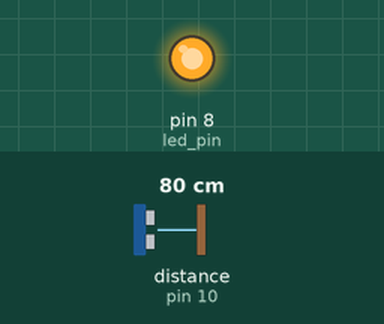
Simulated run of this sketch. Board: Arduino Uno, built with avr-gcc and run on an emulated ATmega328P. On the bench: output pins drawn as LEDs (lit = HIGH). Wiring (inferred from the names in the program): ultrasonic range finder: trigger pin 9; echo pin 10. Inputs (shaded band) come from the test bench; at power-on: distance to the obstacle (sensor on pin 10) 80 cm. The echo pulse lasts 58.3 µs per cm; pins used as bus, display or sensor lines are not drawn.

Above: at 1.2 s.
1.3 s: distance to the obstacle (sensor on pin 10) set to 97 cm
2.8 s: distance to the obstacle (sensor on pin 10) set to 105 cm
At 3.7 s:
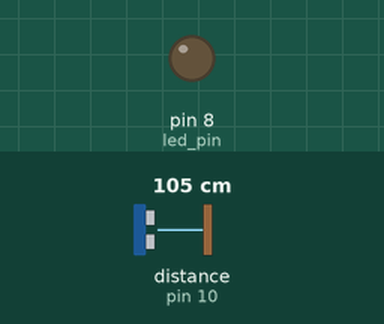
4.3 s: distance to the obstacle (sensor on pin 10) set to 2 cm
At 5.5 s:
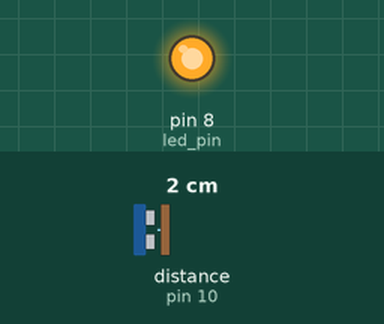
5.8 s: distance to the obstacle (sensor on pin 10) set to 120 cm
At 7.1 s:
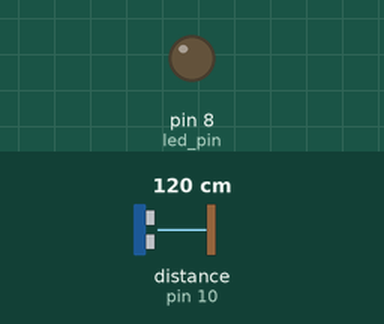
Timing chart, 0 to 8.3 s (numbered marks = the images above; inputs shaded):
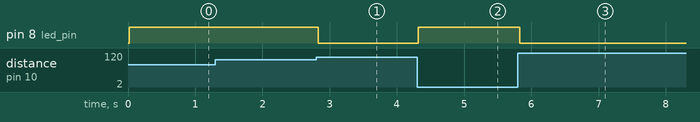

Measured:
- the behaviour switches between 100 and 101 cm on distance to the obstacle (sensor on pin 10) (found by bisection; images 0 and 1)
- after the input at 1.3 s, every drawn part: stays the same
- after the input at 2.8 s, pin 8 (led_pin): HIGH → LOW at once
- after the input at 4.3 s, pin 8 (led_pin): LOW → HIGH at once
- after the input at 5.8 s, pin 8 (led_pin): HIGH → LOW at once

The sketch:

distance_100.ino
```cpp
// Default values for pins.
const int led_pin = 8;
const int trigPin = 9;
const int echoPin = 10;

void setup() {

  // Set mode for the led pin.
  pinMode(led_pin, OUTPUT);

  // set modes for the trigger and echo pin:
  pinMode(trigPin, OUTPUT);
  pinMode(echoPin, INPUT);

  // initialize serial communication:
  Serial.begin(9600);
}

void loop() {
  // take the trigger pin low to start a pulse:
  digitalWrite(trigPin, LOW);
  // delay 2 microseconds:
  delayMicroseconds(2);
  // take the trigger pin high:
  digitalWrite(trigPin, HIGH);
  // delay 10 microseconds:
  delayMicroseconds(10);
  // take the trigger pin low again to complete the pulse:
  digitalWrite(trigPin, LOW);

  // listen for a pulse on the echo pin:
  long duration = pulseIn(echoPin, HIGH);

  // calculate the distance in cm.
  // Sound travels approx.0.0343 microseconds per cm.,
  // and it's going to the target and back (hence the /2):
  int distance = (duration * 0.0343) / 2;
  // a short delay between readings:
  delay(10);

  if (distance < 100) {
    digitalWrite(led_pin, HIGH);  // turn the LED on (HIGH is the voltage level)
  }
  else {
      digitalWrite(led_pin, LOW);   // turn the LED off by making the voltage LOW
  }
}
```
